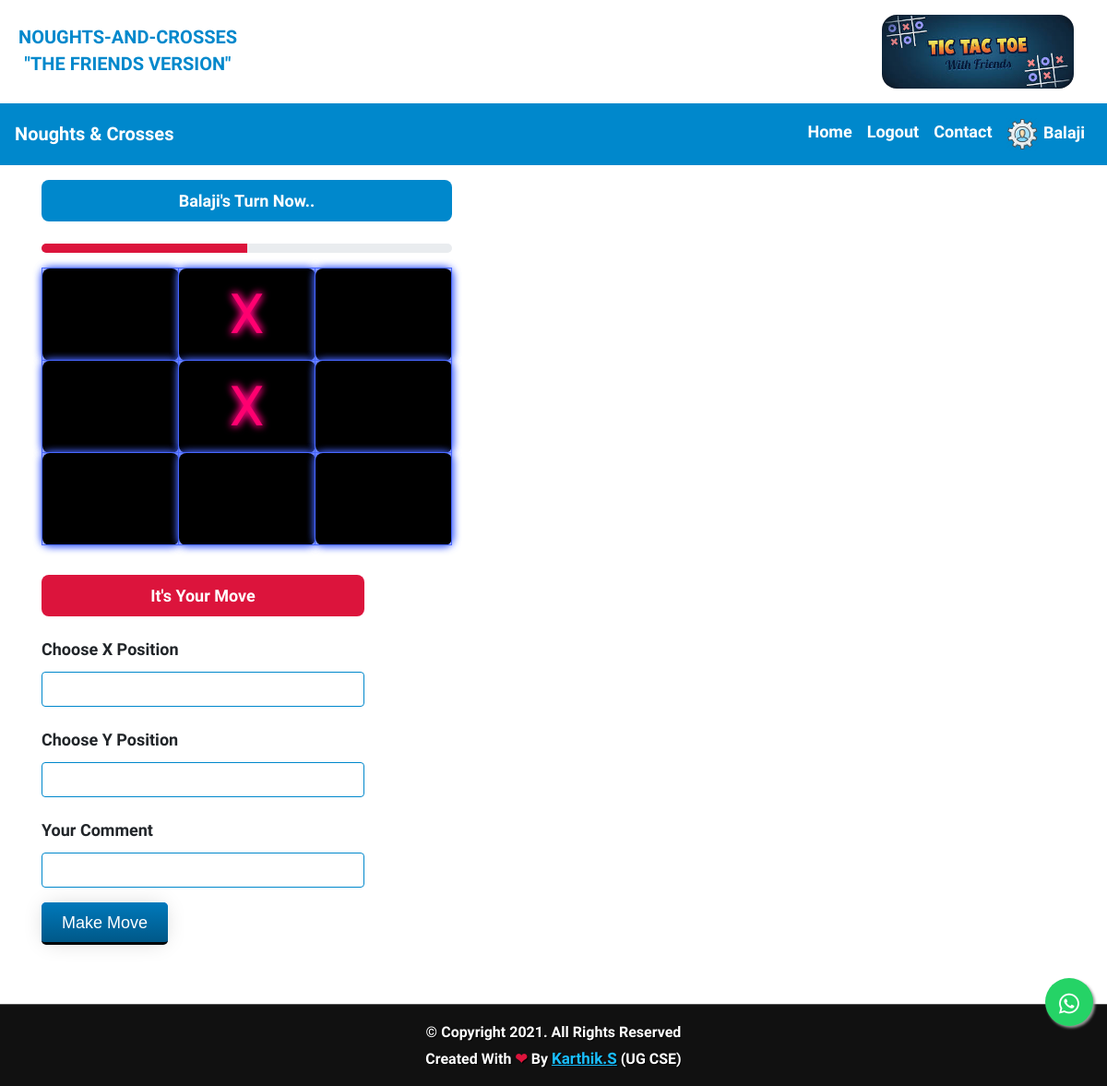
Screenshot of /games/detail/10/ (signed in) with the database file from the repository.
### gameplay/models.py (models this page shows, shortened)
class Game(models.Model):
    first_player = models.ForeignKey(User, related_name="game_first_player", on_delete=models.CASCADE)
    second_player = models.ForeignKey(User, related_name="game_second_player", on_delete=models.CASCADE)
    start_time = models.DateTimeField(auto_now_add=True)
    last_active = models.DateTimeField(auto_now=True)
    status = models.CharField(max_length=1, default='F', choices=GAME_STATUS_CHOICES)
    objects = GamesQuerySet.as_manager()
    def board(self):
        board = [[None for x in range(BOARD_SIZE)] for y in range(BOARD_SIZE)]
        for move in self.move_set.all():
            board[move.y][move.x] = move
        return board
    def is_users_move(self, user):
        return (user == self.first_player and self.status == 'F') or (user == self.second_player and self.status == 'S')
    def __str__(self):
        return "{0} vs {1}".format(self.first_player, self.second_player)

class Move(models.Model):
    x = models.IntegerField(validators=[MinValueValidator(0), MaxValueValidator(BOARD_SIZE-1)])
    y = models.IntegerField(validators=[MinValueValidator(0), MaxValueValidator(BOARD_SIZE-1)])
    comment = models.CharField(max_length=300, blank=True)
    game = models.ForeignKey(Game, editable=False, on_delete=models.CASCADE)
    by_first_player = models.BooleanField(editable=False)

### gameplay/views.py (the view)
# urls.py: url(r'detail/(?P<id>\d+)/$', game_detail, name="gameplay_detail"),
@login_required
def game_detail(request, id):
    game = get_object_or_404(Game, pk=id)
    context = {'game': game}
    if game.is_users_move(request.user):
        context['form'] = MoveForm()
    return render(request, "gameplay/game_detail.html", context)

### gameplay/forms.py (shortened to what this page needs)
class MoveForm(ModelForm):
    class Meta:
        model = Move
        exclude = []

### templates/gameplay/game_detail.html (shortened to what this page needs)
{% extends "base.html" %}
{% load crispy_forms_tags %}
{% block content %}
    <div class="col-md-5">
        {% if game.status == 'F' %}
        <label class="label success" style="min-width:100%;background-color: #0088cc;padding: 0.5rem;color: white;text-align: center;margin-top:1rem;border-radius:0.5rem;margin-bottom:1rem">{{game.first_player}}'s Turn Now..</label>
            <div class="mt-2" id="inviteaccept">
                        <div class="progress" style="color:crimson">
                            <div class="progress-bar" role="progressbar" style="width: 50%" aria-valuenow="50" aria-valuemin="0" aria-valuemax="100" style="color:crimson"></div>
                        </div>
            </div>
        {% endif %}
        <table class="table table-bordered tictactoe-table" style='  border-radius:1rem'>
            {% for row in game.board %}
                <tr>
                    {% for move in row %}
                        <td class="tictactoe-cell" style='border: 1px solid #4666FF;
  height: 100px;
  width: 100px;
  text-align: center;
  background: black;
  font-size: 60px; text-align: center;
            vertical-align: middle !important;
  color: #ff0070;
  box-shadow: 0 0 10px #4666FF, 0 0 10px #4666FF;
  text-shadow: 0 0 8px #ff0080, 0 0 10px #ff0080;
  cursor: pointer;
  border-radius:0.5rem'>
                            {% if move %}
                                {% if move.by_first_player %}
                                    X
                                {% else %}
                                    O
                                {% endif %}
                            {% endif %}
                        </td>
                    {% endfor %}
                </tr>
            {% endfor %}
        </table>
    </div>
    {% if form %}
        <div class="col-md-4">
                    <label class="label success" style="min-width:100%;background-color: crimson;padding: 0.5rem;color: white;text-align: center;margin-top:1rem;border-radius:0.5rem;margin-bottom:1rem">It's your Move</label>
            <form method="POST" action="{% url 'gameplay_make_move' game.id %}">
               <div id="div_id_x" class="form-group"> <label for="id_x" class="control-label  requiredField">
                Choose X Position<span class="asteriskField">*</span> </label> <div class="controls "> <input type="number" name="x" class="numberinput form-control" required id="id_x"> </div> </div> <div id="div_id_y" class="form-group"> <label for="id_y" class="control-label  requiredField">
                Choose Y Position<span class="asteriskField">*</span> </label> <div class="controls "> <input type="number" name="y" class="numberinput form-control" required id="id_y"> </div> </div> <div id="div_id_comment" class="form-group"> <label for="id_comment" class="control-label ">
                Your Comment
            </label> <div class="controls "> <input type="text" name="comment" maxlength="300" class="textinput textInput form-control" id="id_comment"> </div> </div>
                <button type="submit"  class='btn btn-primary'>Make Move</button>
            </form>
        </div>
    {% endif %}
{% endblock content %}

### templates/base.html (shortened to what this page needs)
<!DOCTYPE html>
{% load static %}
<head>
    <link rel="stylesheet" href="https://cdnjs.cloudflare.com/ajax/libs/font-awesome/4.7.0/css/font-awesome.min.css">
    <link rel="stylesheet" href="https://stackpath.bootstrapcdn.com/bootstrap/4.5.2/css/bootstrap.min.css">
    <link rel="stylesheet" href="https://stackpath.bootstrapcdn.com/bootstrap/4.3.1/css/bootstrap.min.css">
    <link rel="stylesheet" href="https://cdnjs.cloudflare.com/ajax/libs/font-awesome/4.7.0/css/font-awesome.min.css">
</head>
<div class='header-wrapper'>
        <div class='ct-wrapper'>
            <div class='header-inner-wrap'>
                <div class='header section' id='header'>
                    <div class='widget Header' data-version='1' id='Header1' style="pointer-events: none">
                        <div id='header-inner'>
                            <a href="#" style='display: block;'>
                                <div class="mx-auto order-0">
                                    <a id="navname" class="navbar-brand abs" href="#" style="font-weight:bolder;margin-top: 1rem;">
                                            <p id="resphead" style="color:#0088cc;font-size: 20px;font-weight:bolder"> NOUGHTS-AND-CROSSES <br> "THE FRIENDS VERSION"</p>
                                    </a>
                                </div>
                            </a>
                        </div>
                    </div>
                </div>
            </div>
            <div class='header-right section' id='header-right' >
                <div class='widget HTML' data-version='1' id='HTML1'>
                <img alt='bmsceplacement360' id='Header1_headerimg'src="/static/images/gamelogo.jpg" style='height:80px;margin:1rem;border-radius:1rem' />
                </div>
            </div>
        </div>
    </div>
   <html class="no-js" lang="">
    <head>
    </head>
    <body>
    <nav class="navbar navbar-expand-lg navbar-dark bg-default" style="background-color:#0088cc;color:white">
  <a class="navbar-brand" href="/">Noughts & Crosses</a>
  <div class="collapse navbar-collapse" id="navbarSupportedContent">
    <ul class="navbar-nav ml-auto">
      <ul class="navbar-nav mr-auto">
 {% if user.is_authenticated %}
                 <li class="nav-item">
                   <a class="nav-link" href="{% url 'player_home' %}" style="color:white">Home</a>
                </li>
                <li class="nav-item">
                   <a class="nav-link" href="{% url 'player_logout' %}" style="color:white">Logout</a>
                </li>
				{% endif %}
    </ul>
        <li class="nav-item">
          <a class="nav-link"href="{% url 'contact' %}"  style="color:white">Contact </a>
        </li>
         {% if user.is_authenticated %}
        <li class="nav-item">
          <a class="nav-link" style="color:white"><img src="/static/images/userprofile2.png" width="35" height="35"> {{user.username}}</a>
        </li>
        {% endif %}
    </ul>
  </div>
</nav>
	<div class="container">
		{% block content %}
		{% endblock %}
	</div>
    </body>
</html>
    <body>
    </body>
</html>
   <div class='footer-credits' style="font-size: 16px;">
        <div class='ct-wrapper' style="text-align: center;color: white;font-weight: bolder;">
            <p style="color: white;font-weight: bolder;"><b>&copy;</b> Copyright
                . All Rights Reserved <br>Created With <span style='color:crimson'>	&#10084;</span> By <a href="https://bit.ly/2XMDijq" target="_blank" style="color: hsl(197, 100%, 55%);font-size: 17px;text-decoration: underline;"><b> Karthik.S</b></a> (UG CSE)<br></p>
        </div>
    </div>
    <link rel="stylesheet" href="https://maxcdn.bootstrapcdn.com/font-awesome/4.5.0/css/font-awesome.min.css">
    <a href="whatsapp://send?text=Link : https://noughtsandcrosses.pythonanywhere.com/" class="float" target="_blank">
        <i class="fa fa-whatsapp my-float"></i>
    </a>
</body>
</html>
  </body>
</html>

### templates/base.html (style rules this page uses)
.navbar-brand, .nav-link,.navbar-toggler,.navbar-toggler-icon,.collapse,button,#navbarSupportedContent,span { color:white; font-weight:bold; }
.btn { font: 18px Helvetica; padding: 12px 22px 10px; margin: 0; border: none; border-bottom: 3px #aacedd solid; text-decoration: none; background-image: -moz-linear-gradient(#ffffff, #f8f8f8); background-image: -webkit-linear-gradient(#ffffff, #f8f8f8); background-image: linear-gradient(#ffffff, #f8f8f8); position: relative; -moz-box-shadow: rgba(0, 0, 0, 0.2) 0 0 25px -5px; -webkit-box-shadow: rgba(0, 0, 0, 0.2) 0 0 25px -5px; box-shadow: rgba(0, 0, 0, 0.2) 0 0 25px -5px; -moz-border-radius: 5px; -webkit-border-radius: 5px; border-radius: 5px; }
.btn-primary { border-bottom: 3px #000609 solid; background-image: -moz-linear-gradient(#0079bb, #005888); background-image: -webkit-linear-gradient(#0079bb, #005888); background-image: linear-gradient(#0079bb, #005888); }

### rows the page displays
Game: first_player "Balaji"
Move: by_first_player "X"
Move: by_first_player "X"

### other values shown
{{ user.username }} "Balaji"
